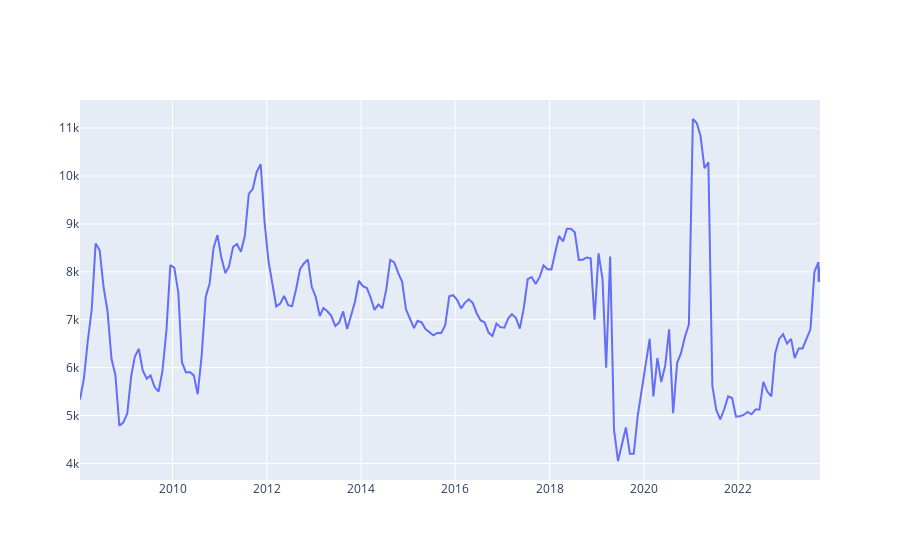

Notebook source saved alongside this figure:
### Code cell
import plotly.express as px
import plotly.graph_objects as go

fig = go.Figure()
dt = df_gasolinePrices_pre.copy()
fig.add_trace(go.Scatter(x=dt.index, y=dt['price'], marker=dict(
            color='LightSkyBlue',
            size=20,
            line=dict(
                color=['LightSkyBlue' if x < len(df_gasolinePrices_pre) else 'red' for x in range(len(dt))],
                width=2
            )
        ), name="Close", mode="lines"))

fig.show()

### Figure 1 — Plotly figure (JSON) as saved in the notebook; plotly's stock layout.template omitted (floating-point values rounded to 4 significant figures; data arrays with more than 128 entries replaced by an {"elided": "..."} marker saying what was removed)
{"data": [{"marker": {"color": {"elided": "201 str values"}, "size": 20}, "mode": "lines", "name": "Close", "type": "scatter", "x": {"elided": "201 str values"}, "y": {"elided": "201 float values"}}], "layout": {}}
